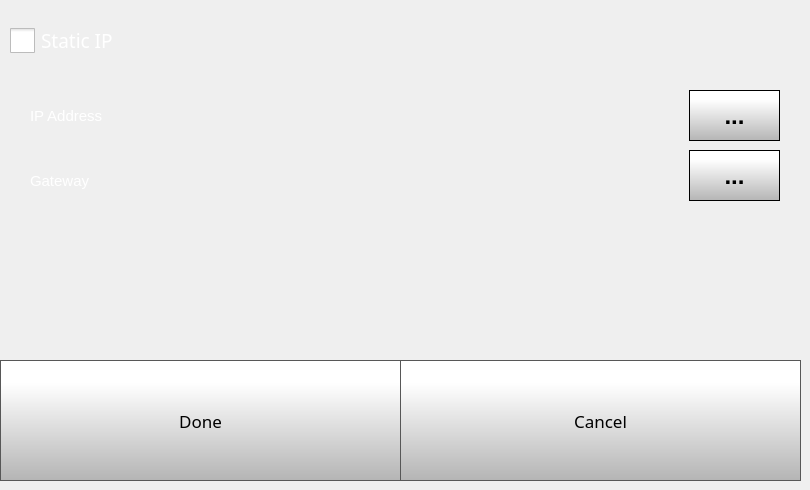
    <widget class="QWidget" name="ethSettingsPage">
     <widget class="QPushButton" name="ethSettingsDoneButton">
      <property name="geometry">
       <rect>
        <x>0</x>
        <y>360</y>
        <width>401</width>
        <height>121</height>
       </rect>
      </property>
      <property name="font">
       <font>
        <family>Gotham</family>
        <pointsize>13</pointsize>
       </font>
      </property>
      <property name="styleSheet">
       <string notr="true">QPushButton {
     border: 1px solid rgb(87, 87, 87);
	background-color: qlineargradient(spread:pad, x1:0, y1:1, x2:0, y2:0.188, stop:0 rgba(180, 180, 180, 255), stop:1 rgba(255, 255, 255, 255));


}

QPushButton:pressed {
    background-color: qlineargradient(x1: 0, y1: 0, x2: 0, y2: 1,
                                      stop: 0 #dadbde, stop: 1 #f6f7fa);
}

QPushButton:flat {
    border: none; /* no border for a flat push button */
}

QPushButton:default {
    border-color: navy; /* make the default button prominent */
}

QPushButton:focus {
	outline: none;
}</string>
      </property>
      <property name="text">
       <string>Done</string>
      </property>
      <property name="iconSize">
       <size>
        <width>40</width>
        <height>40</height>
       </size>
      </property>
     </widget>
     <widget class="QPushButton" name="ethSettingsCancelButton">
      <property name="geometry">
       <rect>
        <x>400</x>
        <y>360</y>
        <width>401</width>
        <height>121</height>
       </rect>
      </property>
      <property name="font">
       <font>
        <family>Gotham</family>
        <pointsize>13</pointsize>
       </font>
      </property>
      <property name="styleSheet">
       <string notr="true">QPushButton {
     border: 1px solid rgb(87, 87, 87);
	background-color: qlineargradient(spread:pad, x1:0, y1:1, x2:0, y2:0.188, stop:0 rgba(180, 180, 180, 255), stop:1 rgba(255, 255, 255, 255));


}

QPushButton:pressed {
    background-color: qlineargradient(x1: 0, y1: 0, x2: 0, y2: 1,
                                      stop: 0 #dadbde, stop: 1 #f6f7fa);
}

QPushButton:flat {
    border: none; /* no border for a flat push button */
}

QPushButton:default {
    border-color: navy; /* make the default button prominent */
}

QPushButton:focus {
	outline: none;
}</string>
      </property>
      <property name="text">
       <string>Cancel</string>
      </property>
      <property name="iconSize">
       <size>
        <width>40</width>
        <height>40</height>
       </size>
      </property>
     </widget>
     <widget class="QCheckBox" name="ethStaticCheckBox">
      <property name="geometry">
       <rect>
        <x>10</x>
        <y>20</y>
        <width>161</width>
        <height>41</height>
       </rect>
      </property>
      <property name="font">
       <font>
        <family>Gotham</family>
        <pointsize>14</pointsize>
       </font>
      </property>
      <property name="styleSheet">
       <string notr="true">QCheckBox {
	color: rgb(255, 255, 255);
}

QCheckBox::indicator {
    width: 25px;
    height: 25px;
}

QCheckBox::indicator:checked {
    image: url(./templates/img/check-box.png);
}
QCheckBox::indicator:unchecked {
    image: url(./templates/img/blank-check-box.png);
}



</string>
      </property>
      <property name="text">
       <string>Static IP</string>
      </property>
      <property name="iconSize">
       <size>
        <width>40</width>
        <height>40</height>
       </size>
      </property>
      <property name="checked">
       <bool>false</bool>
      </property>
     </widget>
     <widget class="QWidget" name="ethStaticSettings" native="true">
      <property name="enabled">
       <bool>true</bool>
      </property>
      <property name="geometry">
       <rect>
        <x>20</x>
        <y>80</y>
        <width>771</width>
        <height>151</height>
       </rect>
      </property>
      <widget class="QLabel" name="ethStaticIpLabel">
       <property name="geometry">
        <rect>
         <x>10</x>
         <y>10</y>
         <width>121</width>
         <height>51</height>
        </rect>
       </property>
       <property name="font">
        <font>
         <family>MS Shell Dlg 2</family>
         <pointsize>11</pointsize>
         <weight>50</weight>
         <bold>false</bold>
        </font>
       </property>
       <property name="styleSheet">
        <string notr="true">color: rgb(255, 255, 255);</string>
       </property>
       <property name="text">
        <string>IP Address</string>
       </property>
      </widget>
      <widget class="QLabel" name="ethStaticGatewayLabel">
       <property name="geometry">
        <rect>
         <x>10</x>
         <y>70</y>
         <width>181</width>
         <height>61</height>
        </rect>
       </property>
       <property name="font">
        <font>
         <family>MS Shell Dlg 2</family>
         <pointsize>11</pointsize>
         <weight>50</weight>
         <bold>false</bold>
        </font>
       </property>
       <property name="styleSheet">
        <string notr="true">color: rgb(255, 255, 255);</string>
       </property>
       <property name="text">
        <string>Gateway</string>
       </property>
      </widget>
      <widget class="QPushButton" name="ethStaticGatewayKeyboardButton">
       <property name="geometry">
        <rect>
         <x>669</x>
         <y>70</y>
         <width>91</width>
         <height>51</height>
        </rect>
       </property>
       <property name="font">
        <font>
         <family>MS Shell Dlg 2</family>
         <pointsize>18</pointsize>
         <weight>75</weight>
         <bold>true</bold>
        </font>
       </property>
       <property name="styleSheet">
        <string notr="true">QPushButton {
     border: 1px solid rgb(0, 0, 0);
	background-color: qlineargradient(spread:pad, x1:0, y1:1, x2:0, y2:0.188, stop:0 rgba(180, 180, 180, 255), stop:1 rgba(255, 255, 255, 255));


}

QPushButton:pressed {
    background-color: qlineargradient(x1: 0, y1: 0, x2: 0, y2: 1,
                                      stop: 0 #dadbde, stop: 1 #f6f7fa);
}

QPushButton:flat {
    border: none; /* no border for a flat push button */
}

QPushButton:default {
    border-color: navy; /* make the default button prominent */
}

QPushButton:focus {
	outline: none;
}</string>
       </property>
       <property name="text">
        <string>...</string>
       </property>
       <property name="iconSize">
        <size>
         <width>40</width>
         <height>40</height>
        </size>
       </property>
      </widget>
      <widget class="QPushButton" name="ethStaticIpKeyboardButton">
       <property name="enabled">
        <bool>true</bool>
       </property>
       <property name="geometry">
        <rect>
         <x>669</x>
         <y>10</y>
         <width>91</width>
         <height>51</height>
        </rect>
       </property>
       <property name="font">
        <font>
         <family>MS Shell Dlg 2</family>
         <pointsize>18</pointsize>
         <weight>75</weight>
         <bold>true</bold>
        </font>
       </property>
       <property name="autoFillBackground">
        <bool>false</bool>
       </property>
       <property name="styleSheet">
        <string notr="true">QPushButton {
     border: 1px solid rgb(0, 0, 0);
	background-color: qlineargradient(spread:pad, x1:0, y1:1, x2:0, y2:0.188, stop:0 rgba(180, 180, 180, 255), stop:1 rgba(255, 255, 255, 255));


}

QPushButton:pressed {
    background-color: qlineargradient(x1: 0, y1: 0, x2: 0, y2: 1,
                                      stop: 0 #dadbde, stop: 1 #f6f7fa);
}

QPushButton:flat {
    border: none; /* no border for a flat push button */
}

QPushButton:default {
    border-color: navy; /* make the default button prominent */
}

QPushButton:focus {
	outline: none;
}</string>
       </property>
       <property name="text">
        <string>...</string>
       </property>
       <property name="iconSize">
        <size>
         <width>40</width>
         <height>40</height>
        </size>
       </property>
      </widget>
     </widget>
    </widget>
